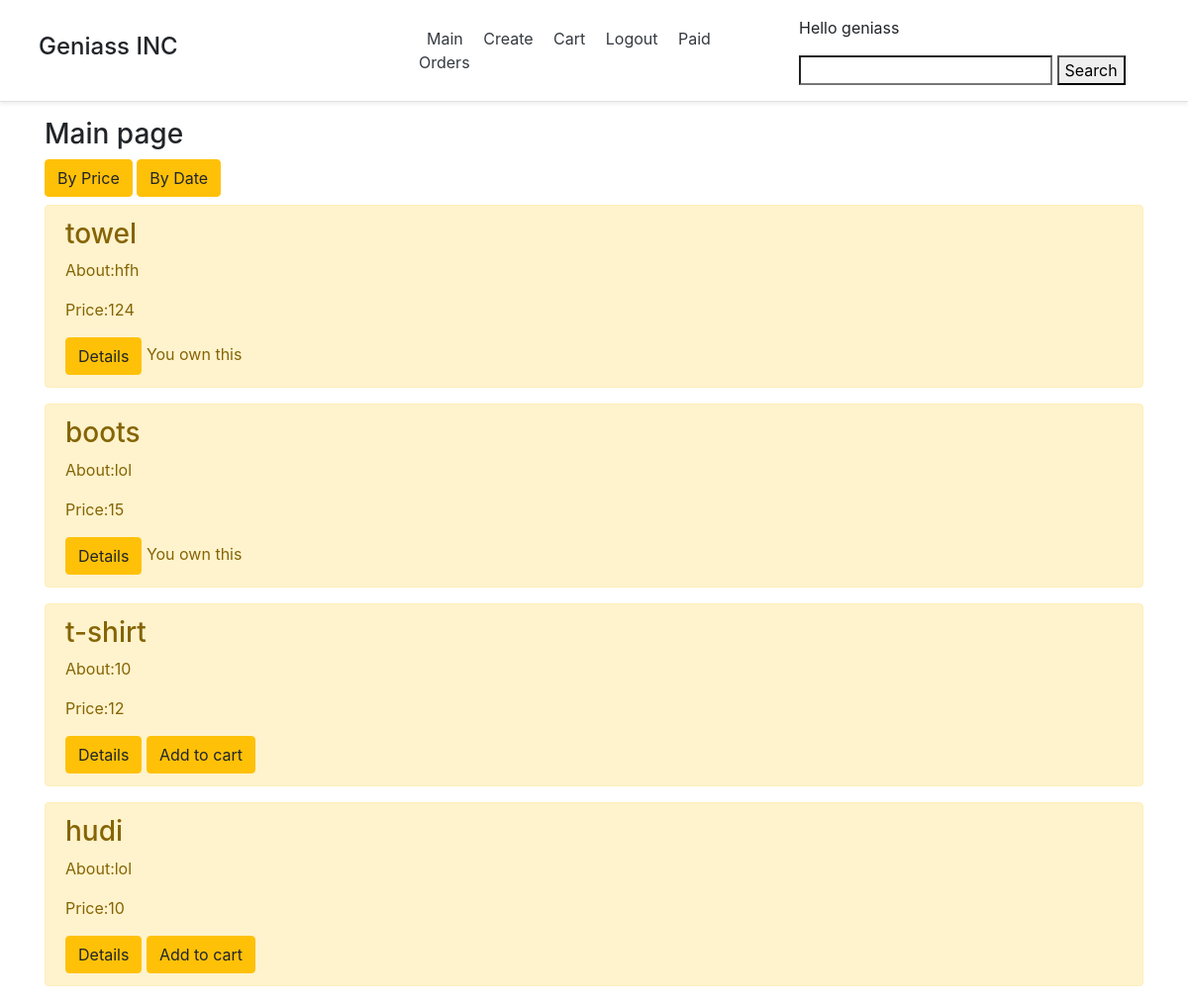
/ (signed in), run on the app's committed database.
### user/models.py (models this page shows)
class NewUser(AbstractUser):
    username = models.CharField('username', max_length=50, unique=True)
    email = models.EmailField('email', max_length=254, unique=True)
    password = models.CharField('password', max_length=50)
    catalog = models.ManyToManyField(Product, blank=True)
    USERNAME_FIELD = 'username'
    REQUIRED_FIELDS = []

### main/models.py (models this page shows)
class Product(models.Model):
    title = models.CharField('Name', max_length = 50)
    price = models.IntegerField('Price')
    task = models.TextField('About')

### main/views.py (the view)
# urls.py: path('', views.index, name='main'),
@login_required(login_url='user:login')
def index(request):
    if request.GET.get('search'):
        search = request.GET.get('search')
        index_by_date = f'/?a=1&search={search}'
        index_by_price = f'/?a=2&search={search}'
        tasks = Product.objects.all().filter(title=search)
    else:
        search = ""
        index_by_date = '/?a=1'
        index_by_price = '/?a=2'
        tasks = Product.objects.order_by('-price')
    if 'a' not in request.GET or len(request.GET) == 0 or request.GET['a'] == '2':
        tasks = tasks.order_by('-price')
    elif request.GET['a'] == '1':
        tasks = tasks.order_by('-id')
    order = Order.objects.filter(owner=request.user, is_ordered=False)
    try:
        current_orders = [product.product for product in order[0].items.all()]
    except:
        current_orders = []
    paid_orders = request.user.catalog.all()
    return render(request, 'main/index.html', {'tasks': tasks, 'index_by_date': index_by_date,
                                               'index_by_price': index_by_price,
                                               'search':search,'current_orders':current_orders,
                                               'paid_orders':paid_orders})

### main/templates/main/index.html (shortened to what this page needs)
{% extends 'main/base.html' %}
{% block main %}
<form class="container">
<h3>Main page</h3>
<a href="{{ index_by_price }}" class = "btn btn-warning">By Price</a>
<a href="{{ index_by_date }}" class = "btn btn-warning">By Date</a>
{% for el in tasks%}
    <div class="alert alert-warning mt-2">
        <h3>{{el.title}}</h3>
        <p>About:{{el.task}}</p>
        <p>Price:{{el.price}}</p>
        <a href="task/{{el.id}}/" class = "btn btn-warning">Details</a>
        {% if el in paid_orders %}
        You own this
        {% elif el not in current_orders %}
        <a href="shopping_cart/add_to_cart/{{el.id}}/" class = "btn btn-warning">Add to cart</a>
        {% else %}
        <a href="shopping_cart/check_cart" class = "btn btn-warning">Go to cart</a>
        {% endif %}
    </div>
{% endfor %}
    </form>
{% endblock %}

### main/templates/main/base.html (shortened to what this page needs)
<!doctype html>
<html lang="en">
<head>
    <link rel="stylesheet" href="https://stackpath.bootstrapcdn.com/bootstrap/4.5.2/css/bootstrap.min.css">
</head>
<body>
<header class="d-flex flex-column flex-md-row align-items-center p-3 px-md-4 mb-3 bg-white border-bottom shadow-sm">
  <h4 class="container" style="">Geniass INC</h4>
  <nav class="container">
    <a class="p-2 text-dark" href="{% url 'main:main' %}" >Main</a>
    <a class="p-2 text-dark" href="{% url 'main:create' %}">Create</a>
      <a class="p-2 text-dark" href="{% url 'cart:check_cart' %}">Cart</a>
      <a class="p-2 text-dark" href="{% url 'user:logout' %}">Logout</a>
      <a class="p-2 text-dark" href="{% url 'cart:paid_orders' %}">Paid Orders</a>
  </nav>
    <form class="container" method="GET">
        <p>Hello {{request.user}}</p>
        <input class="add_your_class" type="search" name="search" value="{{ search }}">
        <button class="add_your_class" type="submit"> Search </button>
        </form>
</header>
    {% block main %}{% endblock%}
</body>
</html>

### data on the page
NewUser: user "geniass"
Product: title "towel", task "hfh", price "124", shows "You own this"
Product: title "boots", task "lol", price "15", shows "You own this"
Product: title "t-shirt", task "10", price "12"
Product: title "hudi", task "lol", price "10"
